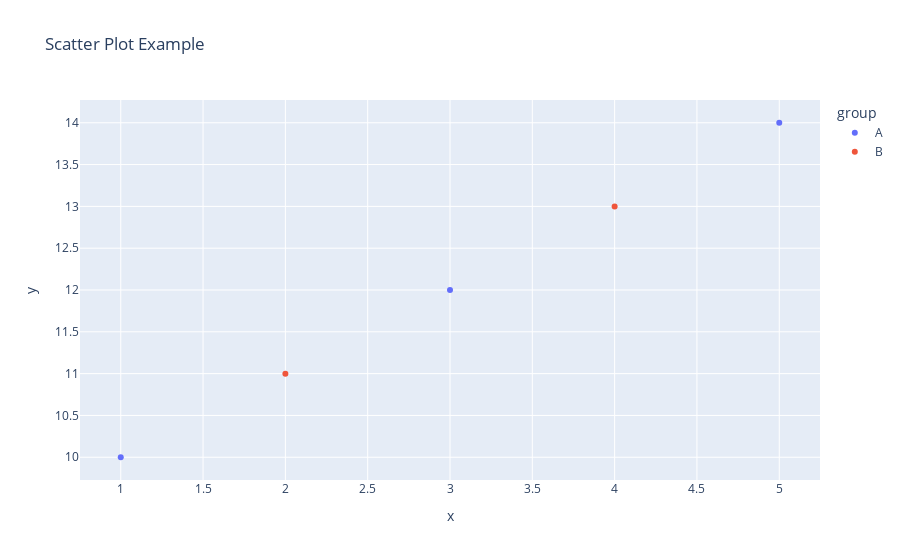

Notebook code cell kept with this figure:
### Code cell


### Figure 1 — Plotly figure (JSON) as saved in the notebook; plotly's stock layout.template omitted (floating-point values rounded to 4 significant figures)
{"data": [{"hovertemplate": "group=A<br>x=%{x}<br>y=%{y}<extra></extra>", "legendgroup": "A", "marker": {"color": "#636efa", "symbol": "circle"}, "mode": "markers", "name": "A", "orientation": "v", "showlegend": true, "type": "scatter", "x": [1, 3, 5], "xaxis": "x", "y": [10, 12, 14], "yaxis": "y"}, {"hovertemplate": "group=B<br>x=%{x}<br>y=%{y}<extra></extra>", "legendgroup": "B", "marker": {"color": "#EF553B", "symbol": "circle"}, "mode": "markers", "name": "B", "orientation": "v", "showlegend": true, "type": "scatter", "x": [2, 4], "xaxis": "x", "y": [11, 13], "yaxis": "y"}], "layout": {"legend": {"title": {"text": "group"}, "tracegroupgap": 0}, "title": {"text": "Scatter Plot Example"}, "xaxis": {"anchor": "y", "domain": [0, 1], "title": {"text": "x"}}, "yaxis": {"anchor": "x", "domain": [0, 1], "title": {"text": "y"}}}}
